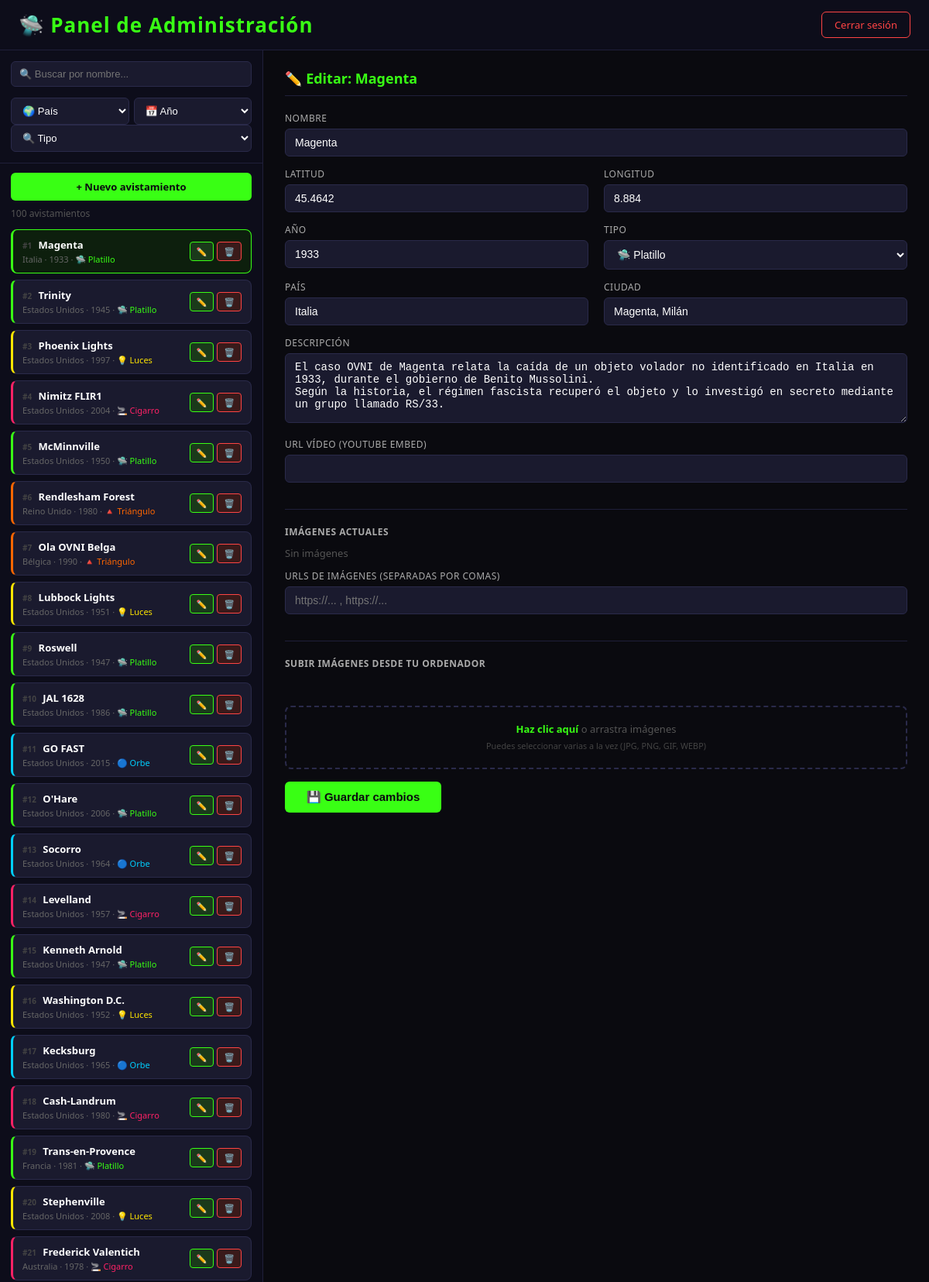
Page /admin.php?editar=1 (signed in, upper part) on the committed database.
### tables this page shows
CREATE TABLE `avistamientos` (
  `id` int(11) NOT NULL,
  `nombre` varchar(255) NOT NULL,
  `lat` float NOT NULL,
  `lng` float NOT NULL,
  `año` int(11) NOT NULL,
  `pais` varchar(255) NOT NULL,
  `ciudad` varchar(100) DEFAULT '',
  `descripcion` text NOT NULL,
  `imagenes` text NOT NULL,
  `video` varchar(500) NOT NULL,
  `tipo` varchar(50) DEFAULT 'orbe'
);

### admin.php (the view, shortened to what this page needs)
<?php
$host     = 'localhost';
$dbname   = 'ovni_db';
$user     = 'root';
$password = '';
$pdo = new PDO("mysql:host=$host;dbname=$dbname;charset=utf8", $user, $password);
$pdo->setAttribute(PDO::ATTR_ERRMODE, PDO::ERRMODE_EXCEPTION);
$modoEdicion = false;
$avistamiento = [
  'id' => '', 'nombre' => '', 'lat' => '', 'lng' => '', 'año' => '',
  'pais' => '', 'ciudad' => '', 'descripcion' => '', 'video' => '',
  'imagenes' => '', 'tipo' => ''
];
if (isset($_GET['editar'])) {
  $id = (int)$_GET['editar'];
  $avistamiento = $pdo->query("SELECT * FROM avistamientos WHERE id = $id")->fetch(PDO::FETCH_ASSOC);
  $modoEdicion = true;
}
$filtroPais = $_GET['filtro_pais'] ?? '';
$filtroAño  = $_GET['filtro_año']  ?? '';
$filtroTipo = $_GET['filtro_tipo'] ?? '';
$filtroBusq = $_GET['busqueda']    ?? '';
$params = [];
$sql  = "SELECT * FROM avistamientos";
$sql .= " ORDER BY id ASC";
$stmt = $pdo->prepare($sql);
$stmt->execute($params);
$avistamientos = $stmt->fetchAll(PDO::FETCH_ASSOC);
$todosTipos  = ['platillo','orbe','triangulo','cigarro','luces'];
$tipoLabels  = ['platillo'=>'🛸 Platillo','orbe'=>'🔵 Orbe','triangulo'=>'🔺 Triángulo','cigarro'=>'🚬 Cigarro','luces'=>'💡 Luces'];
?>
<!DOCTYPE html>
<html lang="es">
<head>
</head>
<body>
<div id="cabecera">
  <h1>🛸 Panel de Administración</h1>
  <a href="logout.php" class="btn-logout">Cerrar sesión</a>
</div>
<div id="layout">
  <div id="panel-lista">
    <div id="filtros-admin">
      <form method="GET" id="form-filtros">
        <input type="text" name="busqueda" placeholder="🔍 Buscar por nombre..."
               value="<?= htmlspecialchars($filtroBusq) ?>">
        <div class="fila-filtros">
          <select name="filtro_pais" onchange="this.form.submit()">
            <option value="">🌍 País</option>
          </select>
          <select name="filtro_año" onchange="this.form.submit()">
            <option value="">📅 Año</option>
          </select>
        </div>
        <select name="filtro_tipo" onchange="this.form.submit()">
          <option value="">🔍 Tipo</option>
        </select>
      </form>
    </div>
    <a href="admin.php" id="btn-nuevo">+ Nuevo avistamiento</a>
    <div id="contador-lista"><?= count($avistamientos) ?> avistamiento<?= count($avistamientos)!=1?'s':'' ?></div>
    <div id="lista-scroll">
      <?php foreach ($avistamientos as $a):
        $tipoColor = ['platillo'=>'#39ff14','orbe'=>'#00cfff','triangulo'=>'#ff6600','cigarro'=>'#ff2266','luces'=>'#ffe600'];
        $color = $tipoColor[$a['tipo']] ?? '#444';
        $esActivo = $modoEdicion && (int)$avistamiento['id'] === (int)$a['id'];
      ?>
      <div class="item-lista <?= $esActivo ? 'activo' : '' ?>"
           style="border-left-color: <?= $color ?>"
           onclick="location.href='admin.php?editar=<?= $a['id'] ?>&<?= http_build_query(array_filter(['filtro_pais'=>$filtroPais,'filtro_año'=>$filtroAño,'filtro_tipo'=>$filtroTipo,'busqueda'=>$filtroBusq])) ?>'">
        <div class="item-info">
          <div class="item-nombre">
            <span style="color:#444;font-size:10px;margin-right:5px;">#<?= $a['id'] ?></span>
            <?= htmlspecialchars($a['nombre']) ?>
          </div>
          <div class="item-meta">
            <?= htmlspecialchars($a['pais']) ?> · <?= $a['año'] ?> ·
            <span style="color:<?= $color ?>"><?= $tipoLabels[$a['tipo']] ?? $a['tipo'] ?></span>
          </div>
        </div>
        <div class="item-acciones" onclick="event.stopPropagation()">
          <a href="admin.php?editar=<?= $a['id'] ?>" class="btn-mini btn-editar">✏️</a>
          <a href="admin.php?borrar=<?= $a['id'] ?>"
             class="btn-mini btn-borrar"
             onclick="return confirm('¿Eliminar <?= addslashes($a['nombre']) ?>?')">🗑️</a>
        </div>
      </div>
      <?php endforeach; ?>
    </div>
  </div>
  <div id="panel-form">
    <h2><?= $modoEdicion ? '✏️ Editar: ' . htmlspecialchars($avistamiento['nombre']) : '➕ Nuevo avistamiento' ?></h2>
    <form method="POST" enctype="multipart/form-data" id="form-avistamiento">
      <div class="form-grid">
        <div class="span2">
          <label>Nombre</label>
          <input type="text" name="nombre" value="<?= htmlspecialchars($avistamiento['nombre']) ?>" required>
        </div>
        <div>
          <label>Latitud</label>
          <input type="text" name="lat" value="<?= $avistamiento['lat'] ?>" required>
        </div>
        <div>
          <label>Longitud</label>
          <input type="text" name="lng" value="<?= $avistamiento['lng'] ?>" required>
        </div>
        <div>
          <label>Año</label>
          <input type="number" name="año" value="<?= $avistamiento['año'] ?>" required>
        </div>
        <div>
          <label>Tipo</label>
          <select name="tipo" class="form-select" required>
            <?php foreach ($todosTipos as $t): ?>
              <option value="<?= $t ?>" <?= $avistamiento['tipo']===$t?'selected':'' ?>><?= $tipoLabels[$t] ?></option>
            <?php endforeach; ?>
          </select>
        </div>
        <div>
          <label>País</label>
          <input type="text" name="pais" value="<?= htmlspecialchars($avistamiento['pais']) ?>" required>
        </div>
        <div>
          <label>Ciudad</label>
          <input type="text" name="ciudad" value="<?= htmlspecialchars($avistamiento['ciudad'] ?? '') ?>">
        </div>
        <div class="span2">
          <label>Descripción</label>
          <textarea name="descripcion" required><?= htmlspecialchars($avistamiento['descripcion']) ?></textarea>
        </div>
        <div class="span2">
          <label>URL Vídeo (YouTube embed)</label>
          <input type="text" name="video" value="<?= htmlspecialchars($avistamiento['video'] ?? '') ?>">
        </div>
      </div>
      <hr class="separador">
      <div class="seccion-imagenes">
        <h3>Imágenes actuales</h3>
        <?php
          $imgs = array_filter(array_map('trim', explode(',', $avistamiento['imagenes'] ?? '')));
          if ($imgs):
        ?>
        <div class="grid-imagenes">
          <?php foreach ($imgs as $img): ?>
          <div class="img-item">
            <img src="<?= htmlspecialchars($img) ?>" alt="imagen" onerror="this.style.opacity='0.3'">
            <?php if ($modoEdicion): ?>
            <a href="admin.php?eliminar_imagen=<?= urlencode($img) ?>&id_avistamiento=<?= $avistamiento['id'] ?>"
               class="btn-eliminar-img"
               onclick="return confirm('¿Eliminar esta imagen?')"
               title="Eliminar imagen">✕</a>
            <?php endif; ?>
          </div>
          <?php endforeach; ?>
        </div>
        <?php else: ?>
          <p style="color:#555; font-size:13px; margin-bottom:12px;">Sin imágenes</p>
        <?php endif; ?>
        <label>URLs de imágenes (separadas por comas)</label>
        <input type="text" name="imagenes" value="<?= htmlspecialchars($avistamiento['imagenes'] ?? '') ?>"
               placeholder="https://... , https://...">
        <hr class="separador">
        <h3>Subir imágenes desde tu ordenador</h3>
        <div id="upload-count"></div>
        <div class="upload-zone" id="upload-zone">
          <div class="upload-zone-texto">
            <span>Haz clic aquí</span> o arrastra imágenes<br>
            <small style="color:#444">Puedes seleccionar varias a la vez (JPG, PNG, GIF, WEBP)</small>
          </div>
        </div>
      </div>
      <button type="submit" class="btn-guardar">
        <?= $modoEdicion ? '💾 Guardar cambios' : '➕ Añadir avistamiento' ?>
      </button>
    </form>
  </div>
</div>
</body>
</html>

### admin.php (style rules this page uses)
* { margin:0; padding:0; box-sizing:border-box; }
body { background-color: #0a0a0f; font-family: 'Segoe UI', sans-serif; color: #fff; height: 100vh; display: flex; flex-direction: column; }
#cabecera { display: flex; align-items: center; justify-content: space-between; padding: 14px 24px; border-bottom: 1px solid #1f1f3a; background: #0d0d1a; flex-shrink: 0; }
#cabecera h1 { color: #39ff14; font-size: 26px; letter-spacing: 1px; }
.btn-logout { background: none; border: 1px solid #ff4444; color: #ff4444; padding: 7px 16px; border-radius: 6px; cursor: pointer; font-size: 13px; text-decoration: none; }
#layout { display: flex; flex: 1; overflow: hidden; }
#panel-lista { width: 340px; min-width: 280px; background: #0d0d1a; border-right: 1px solid #1f1f3a; display: flex; flex-direction: column; flex-shrink: 0; }
#filtros-admin { padding: 14px; border-bottom: 1px solid #1f1f3a; display: flex; flex-direction: column; gap: 8px; }
#filtros-admin input, #filtros-admin select { width: 100%; padding: 8px 10px; background: #1a1a2e; border: 1px solid #2a2a4a; border-radius: 6px; color: #fff; font-size: 13px; }
#filtros-admin .fila-filtros { display: flex; gap: 6px; }
#filtros-admin .fila-filtros select { flex: 1; }
#btn-nuevo { margin: 12px 14px 0; padding: 9px; background: #39ff14; border: none; border-radius: 6px; color: #0a0a0f; font-weight: bold; font-size: 13px; cursor: pointer; text-align: center; display: block; text-decoration: none; }
#contador-lista { padding: 8px 14px 4px; font-size: 12px; color: #555; }
#lista-scroll { flex: 1; overflow-y: auto; padding: 8px 14px 14px; }
.item-lista { display: flex; align-items: center; justify-content: space-between; padding: 10px 12px; margin-bottom: 8px; background: #1a1a2e; border-radius: 8px; border: 1px solid #2a2a4a; cursor: pointer; transition: background 0.15s; border-left: 3px solid transparent; }
.item-lista.activo { border-color: #39ff14; background: #0d1f0d; }
.item-info { flex: 1; min-width: 0; }
.item-nombre { font-size: 13px; font-weight: bold; color: #fff; white-space: nowrap; overflow: hidden; text-overflow: ellipsis; }
.item-meta { font-size: 11px; color: #666; margin-top: 2px; }
.item-acciones { display: flex; gap: 4px; flex-shrink: 0; }
.btn-mini { padding: 4px 8px; border-radius: 4px; border: none; font-size: 11px; cursor: pointer; text-decoration: none; display: inline-block; }
.btn-editar { background: #1a3a1a; color: #39ff14; border: 1px solid #39ff14; }
.btn-borrar { background: #3a1a1a; color: #ff4444; border: 1px solid #ff4444; }
#panel-form { flex: 1; overflow-y: auto; padding: 24px 28px; }
#panel-form h2 { color: #39ff14; font-size: 18px; margin-bottom: 20px; padding-bottom: 10px; border-bottom: 1px solid #1f1f3a; }
.form-grid { display: grid; grid-template-columns: 1fr 1fr; gap: 0 20px; }
.form-grid .span2 { grid-column: span 2; }
label { display: block; margin-bottom: 5px; color: #aaa; font-size: 12px; text-transform: uppercase; letter-spacing: 0.5px; }
input[type=text], input[type=number], textarea, select.form-select { width: 100%; padding: 9px 12px; margin-bottom: 14px; background: #1a1a2e; border: 1px solid #2a2a4a; border-radius: 6px; color: #fff; font-size: 14px; transition: border-color 0.2s; }
textarea { height: 90px; resize: vertical; }
.upload-zone { border: 2px dashed #2a2a4a; border-radius: 8px; padding: 18px; text-align: center; cursor: pointer; transition: border-color 0.2s, background 0.2s; margin-bottom: 14px; position: relative; }
.upload-zone-texto { pointer-events: none; color: #555; font-size: 13px; line-height: 1.6; }
.upload-zone-texto span { color: #39ff14; font-weight: bold; }
#upload-count { font-size: 12px; color: #39ff14; margin-bottom: 8px; min-height: 18px; }
.btn-guardar { padding: 11px 28px; background: #39ff14; border: none; border-radius: 6px; color: #0a0a0f; font-weight: bold; font-size: 15px; cursor: pointer; }
.seccion-imagenes { margin-bottom: 16px; }
.seccion-imagenes h3 { color: #aaa; font-size: 12px; text-transform: uppercase; letter-spacing: 0.5px; margin-bottom: 10px; }
.separador { border: none; border-top: 1px solid #1f1f3a; margin: 20px 0; }

### rows in the picture
avistamientos: id "1", nombre "Magenta", pais "Italia", año "1933", tipo "🛸 Platillo", lat "45.4642", lng "8.884", ciudad "Magenta, Milán", descripcion "El caso OVNI de Magenta relata la caída de un objeto volador no identificado en Italia en 1933, durante el gobierno de Benito Mussolini. Según la historia, el régimen fascista recuperó el objeto y lo investigó en secreto mediante un grupo llamado RS/33."
avistamientos: id "2", nombre "Trinity", pais "Estados Unidos", año "1945", tipo "🛸 Platillo"
avistamientos: id "3", nombre "Phoenix Lights", pais "Estados Unidos", año "1997", tipo "💡 Luces"
avistamientos: id "4", nombre "Nimitz FLIR1", pais "Estados Unidos", año "2004", tipo "🚬 Cigarro"
avistamientos: id "5", nombre "McMinnville", pais "Estados Unidos", año "1950", tipo "🛸 Platillo"
avistamientos: id "6", nombre "Rendlesham Forest", pais "Reino Unido", año "1980", tipo "🔺 Triángulo"
avistamientos: id "7", nombre "Ola OVNI Belga", pais "Bélgica", año "1990", tipo "🔺 Triángulo"
avistamientos: id "8", nombre "Lubbock Lights", pais "Estados Unidos", año "1951", tipo "💡 Luces"
avistamientos: id "9", nombre "Roswell", pais "Estados Unidos", año "1947", tipo "🛸 Platillo"
avistamientos: id "10", nombre "JAL 1628", pais "Estados Unidos", año "1986", tipo "🛸 Platillo"
avistamientos: id "11", nombre "GO FAST", pais "Estados Unidos", año "2015", tipo "🔵 Orbe"
avistamientos: id "12", nombre "O'Hare", pais "Estados Unidos", año "2006", tipo "🛸 Platillo"
avistamientos: id "13", nombre "Socorro", pais "Estados Unidos", año "1964", tipo "🔵 Orbe"
avistamientos: id "14", nombre "Levelland", pais "Estados Unidos", año "1957", tipo "🚬 Cigarro"
avistamientos: id "15", nombre "Kenneth Arnold", pais "Estados Unidos", año "1947", tipo "🛸 Platillo"
avistamientos: id "16", nombre "Washington D.C.", pais "Estados Unidos", año "1952", tipo "💡 Luces"
avistamientos: id "17", nombre "Kecksburg", pais "Estados Unidos", año "1965", tipo "🔵 Orbe"
avistamientos: id "18", nombre "Cash-Landrum", pais "Estados Unidos", año "1980", tipo "🚬 Cigarro"
avistamientos: id "19", nombre "Trans-en-Provence", pais "Francia", año "1981", tipo "🛸 Platillo"
avistamientos: id "20", nombre "Stephenville", pais "Estados Unidos", año "2008", tipo "💡 Luces"
avistamientos: id "21", nombre "Frederick Valentich", pais "Australia", año "1978", tipo "🚬 Cigarro"

### other values in the picture
count($avistamientos) "100"
